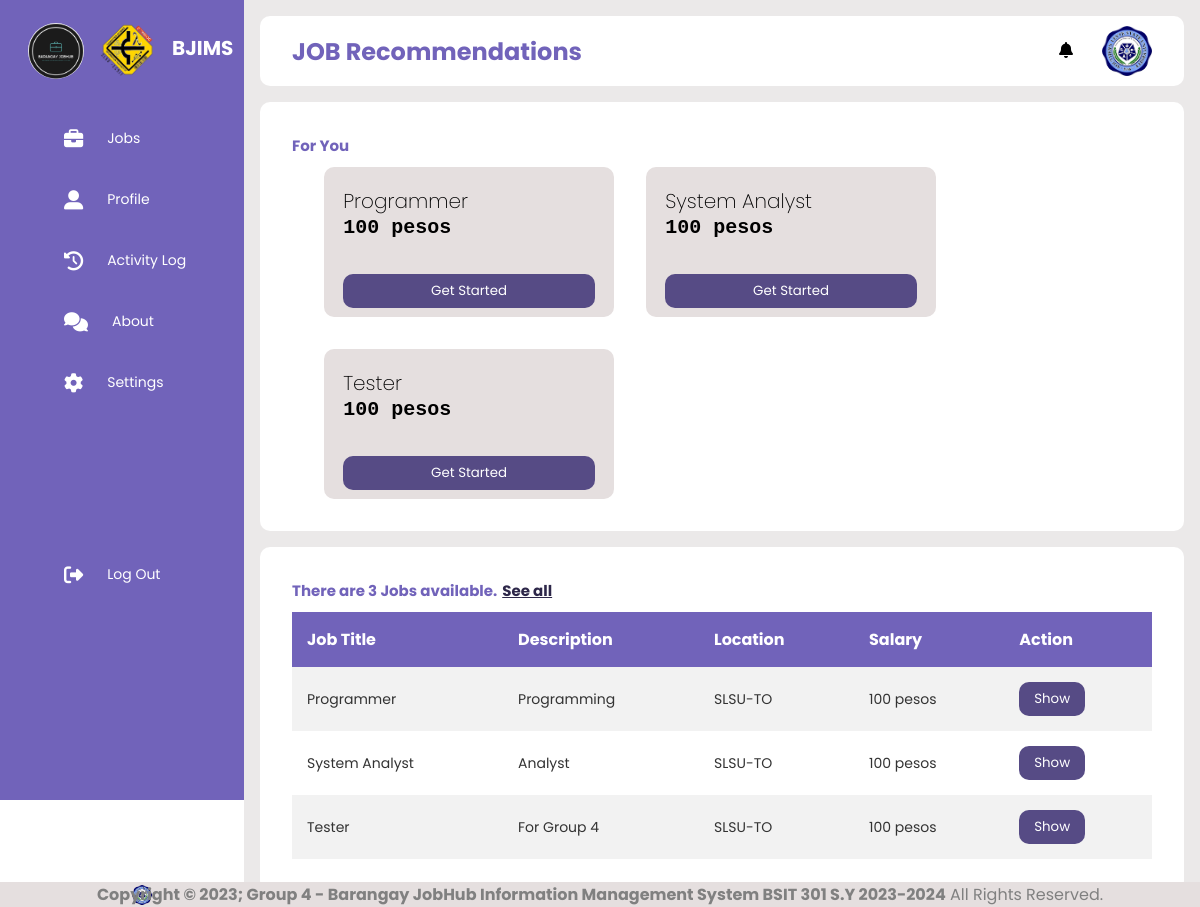
The app's page /jobseekers/jobseekers.php (signed in) with its own data.
### tables this page shows
CREATE TABLE `jobs` (
  `jobid` int(11) NOT NULL,
  `title` varchar(100) DEFAULT NULL,
  `description` varchar(255) DEFAULT NULL,
  `location` varchar(100) DEFAULT NULL,
  `requirements` varchar(100) DEFAULT NULL,
  `salary` varchar(100) DEFAULT NULL,
  `posteddate` date DEFAULT NULL,
  `employer_id` int(11) DEFAULT NULL
);

### jobseekers/jobseekers.php (the view, shortened to what this page needs)
<!DOCTYPE html>
<html lang="en">
    <head>
        <link rel="stylesheet" href="../css/jobseekers.css"/>
        <link rel="stylesheet" href="https://cdnjs.cloudflare.com/ajax/libs/font-awesome/6.4.0/css/all.min.css"/>
    </head>
    <body>
        <div class="sidebar">
            <?php include("sidebar.php") ?>
        </div>
        <div class="main--content">
            <div class="header--wrapper">
                <div class="header--title">
                    <h2>JOB Recommendations</h2>
                </div>
                <div class="user--info">
                    <div class="notification">
                        <div class="notif-icon" onclick="toggleNotifi()">
                            <i class="fas fa-bell"></i>
                        </div>
                    </div>
                    <img src="../img/slsu.png" alt=""/>
                </div>
            </div>
            <div class="card--container">
                <h1 class="main--title">For You</h1>
                <div class="card-wrapper">
                    <div class="payment--card">
                        <div class="card--header">
                            <div class="amount">
                            <?php
                                require_once "../connection.php";
                                $sql = mysqli_query($conn, "SELECT * FROM jobs WHERE jobid=1");
                                $row = mysqli_num_rows($sql);
                                if($row > 0) {
                                    while($row = mysqli_fetch_array($sql)) {
                            ?>
                            <span class="title"><?php echo $row['title'];?></span>
                                <span class="amount-value"><?php echo $row['salary'];?></span>
                            <?php
                                }}
                            ?>
                            </div>
                        </div>
                        <a href="viewjobs.php?profid=1"><button style="width: 100%;">Get Started</button></a>
                    </div>
                    <div class="payment--card">
                        <div class="card--header">
                            <div class="amount">
                            <?php
                                require_once "../connection.php";
                                $sql = mysqli_query($conn, "SELECT * FROM jobs WHERE jobid=2");
                                $row = mysqli_num_rows($sql);
                                if($row > 0) {
                                    while($row = mysqli_fetch_array($sql)) {
                            ?>
                            <span class="title"><?php echo $row['title'];?></span>
                                <span class="amount-value"><?php echo $row['salary'];?></span>
                            <?php
                                }}
                            ?>
                            </div>
                        </div>
                        <a href="viewjobs.php?profid=2"><button style="width: 100%;">Get Started</button></a>
                    </div>
                    <div class="payment--card">
                        <div class="card--header">
                            <div class="amount">
                            <?php
                                require_once "../connection.php";
                                $sql = mysqli_query($conn, "SELECT * FROM jobs WHERE jobid=3");
                                $row = mysqli_num_rows($sql);
                                if($row > 0) {
                                    while($row = mysqli_fetch_array($sql)) {
                            ?>
                            <span class="title"><?php echo $row['title'];?></span>
                                <span class="amount-value"><?php echo $row['salary'];?></span>
                            <?php
                                }}
                            ?>
                            </div>
                        </div>
                        <a href="viewjobs.php?profid=3"><button style="width: 100%;">Get Started</button></a>
                    </div>
                </div>
            </div>
            <div class="tabular--wrapper">
                <h3 class="main--title">There are <?php
                                    $dash_jobs_query = "SELECT * FROM jobs";
                                    $dash_jobs_query_run = mysqli_query($conn, $dash_jobs_query);
                                    if($jobs_total = mysqli_num_rows($dash_jobs_query_run)){
                                        echo ''.$jobs_total.'';
                                    }else{
                                        echo 'No Record!';
                                    }
                                ?> Jobs available.<a href="jobs.php" style="margin-left: 5px; color: rgb(45, 39, 73);">See all</a></h3>
                <div class="table-container">
                    <table>
                        <thead>
                            <th>Job Title</th>
                            <th>Description</th>
                            <th>Location</th>
                            <th>Salary</th>
                            <th>Action</th>
                        </thead>
                        <tbody id="Table">
                            <?php
                                require_once "../connection.php";
                                $sql = mysqli_query($conn, "SELECT * FROM jobs ORDER BY jobid");
                                $row = mysqli_num_rows($sql);
                                if($row > 0) {
                                    while($row = mysqli_fetch_array($sql)) {
                            ?>
                            <tr>
                                <td><?php echo $row['title'];?></td>
                                <td><?php echo $row['description'];?></td>
                                <td><?php echo $row['location'];?></td>
                                <td><?php echo $row['salary'];?></td>
                                <td><a href="viewjobs.php?profid=<?php echo htmlentities($row['jobid']);?>" style="font-size: 15px;"><button style="background: rgb(86, 75, 133);
    color: #fff;
    padding: 7px 15px;
    border-radius: 10px;
    cursor: pointer;">Show</button></a></td>
                            </tr>
                            <?php
                                }}
                            ?>
                        </tbody>
                    </table>
                </div>
            </div>
        </div>
        <div class="footer" style="position: fixed;left: 0;bottom: 0;width: 100%;background: rgb(229, 223, 223);color: gray;text-align: center;">
            <strong><img src="../img/slsu.png" style="width: 20px; height: 20%; margin-left: 11%; margin-bottom: -23px; margin-top: 3px;"/>Copyright &copy; 2023; Group 4 - Barangay JobHub Information Management System BSIT 301 S.Y 2023-2024</strong> All Rights Reserved.
        </div>
    </body>
</html>

### css/jobseekers.css (style rules this page uses)
* { margin: 0; padding: 0; border: none; outline: none; box-sizing: border-box; font-family: "Poppins", sans-serif; }
body { display: flex; }
.sidebar { position: sticky; top: 0; left: 0; bottom: 0; width: 300px; height: 100vh; padding: 0 1rem; color: #fff; overflow: hidden; transition: all 0.5s linear; background: rgba(113, 99, 186, 255); }
img { display: block; width: 100%; }
.main--content { position: relative; background: #ebe9e9; width: 100%; padding: 1rem; }
i { font-size: 1rem; transition: all 300ms ease; }
.header--wrapper img { width: 50px; height: 50px; cursor: pointer; border-radius: 50%; }
.header--wrapper { display: flex; justify-content: space-between; align-items: center; flex-wrap: wrap; background: #fff; border-radius: 10px; padding: 10px 2rem; margin-bottom: 1rem; }
.header--title { color: rgba(113, 99, 186, 255); }
.notification { margin-right: 10px; border-radius: 50%; }
.notif-icon { cursor: pointer; margin-right: 3px; line-height: 50px; }
.user--info { display: flex; align-items: center; gap: 1rem; }
.card--container { background: #fff; padding: 2rem; border-radius: 10px; }
.card-wrapper { display: flex; flex-wrap: wrap; gap: 2rem; margin-left: 2rem; }
.main--title { color: rgba(113, 99, 186, 255); padding-bottom: 10px; font-size: 15px; }
.payment--card { background: rgb(229, 223, 223); border-radius: 10px; padding: 1.2rem; width: 290px; height: 150px; display: flex; flex-direction: column; justify-content: space-between; transition: all 0.5s ease-in-out; }
.payment--card button { background: rgb(86, 75, 133); color: #fff; padding: 7px 15px; border-radius: 10px; margin-top: 15px; cursor: pointer; }
.card--header { display: flex; justify-content: space-between; align-items: center; margin-bottom: 20px; }
.amount { display: flex; flex-direction: column; }
.amount span { font-size: 20px; }
.title { font-size: 12px; font-weight: 200; }
.amount-value { font-size: 15px; font-family: 'Courier New', Courier, monospace; font-weight: 600; }
.tabular--wrapper { background: #fff; margin-top: 1rem; border-radius: 10px; padding: 2rem; }
.table-container { width: 100%; }
table { width: 100%; border-collapse: collapse; border-radius: 20%; }
thead { background: rgba(113, 99, 186, 255); color: #fff; }
th { padding: 15px; text-align: left; }
tbody { background: #f2f2f2; }
td { padding: 15px; font-size: 14px; color: #333; }
tr:nth-child(even) { background: #fff; }
.table-container button { color: green; background: none; cursor: pointer; }

### records on screen
jobs: title "Programmer", salary "100 pesos", description "Programming", location "SLSU-TO"
jobs: title "System Analyst", salary "100 pesos", description "Analyst", location "SLSU-TO"
jobs: title "Tester", salary "100 pesos", description "For Group 4", location "SLSU-TO"

### other values on screen
$jobs_total "3"
